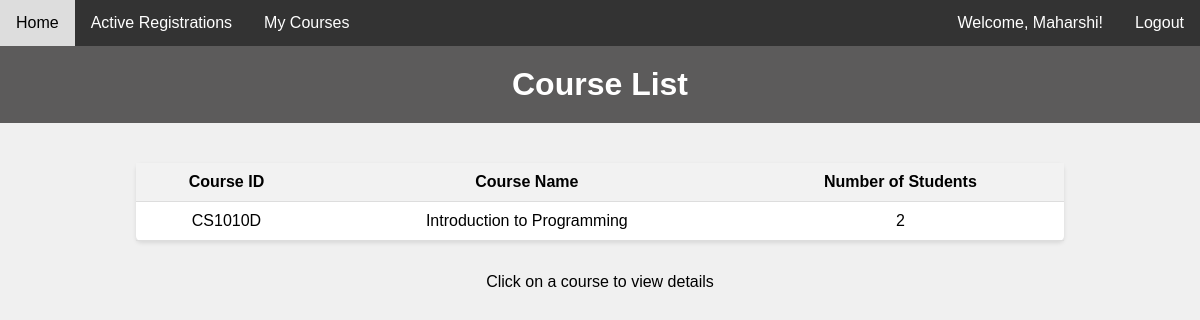
The page /faculty_course_list (signed in) on the database its author committed.
### tables this page shows
CREATE TABLE Course (
                        cid VARCHAR(7) PRIMARY KEY NOT NULL,
                        cname VARCHAR NOT NULL,
                        faculty VARCHAR(9),

                        FOREIGN KEY(faculty) REFERENCES Faculty(id)
                    );

### main.py (the view)
@app.route('/faculty_course_list')
def faculty_course_list():
    faculty_id = None
    if 'id' in session and session['user_type'] == 'faculty':
        faculty_id = session['id']
    else:
        return redirect(url_for('index'))
    faculty = Faculty()
    course_list = faculty.get_course_list(faculty_id)
    return render_template('faculty_course_list.html', courses = course_list)

### faculty_functionality.py (called while the page is built)
    def get_course_list(self, faculty_id):
        connection = sqlite3.connect('Server.db')
        cursor = connection.cursor()
        query = '''
            SELECT cid, cname, (SELECT COUNT(*) FROM Accepted a WHERE a.course_id = c.cid)
            FROM course c
            WHERE faculty = ?
        '''
        res = cursor.execute(query, (faculty_id, ))
        rows = res.fetchall()
        cursor.close()
        connection.close()
        return rows

### templates/faculty_course_list.html (shortened to what this page needs)
<!DOCTYPE html>
<html lang="en">
<head>
</head>
<body>
    {% include 'navbar.html' %}
    <header>
        <h1>Course List</h1>
    </header>
    <section class="course-section">
        <table class="course-table">
            <thead>
                <tr>
                    <th>Course ID</th>
                    <th>Course Name</th>
                    <th>Number of Students</th>
                </tr>
            </thead>
            <tbody>
                {% for course in courses %}
                    <tr onclick="location.href='course/{{ course[0] }}';">
                        <td>{{ course[0] }}</td>
                        <td>{{ course[1] }}</td>
                        <td>{{ course[2] }}</td>
                    </tr>
                {% endfor %}
            </tbody>
        </table>
        <p style="margin-top: 2em;">Click on a course to view details</p>
    </section>
</body>
</html>

### templates/faculty_course_list.html (style rules this page uses)
html, body, h1, h2, p, table { margin: 0; padding: 0; }
body { font-family: Arial, sans-serif; background-color: #f0f0f0; text-align: center; }
header { background-color: #5c5b5b; color: #fff; padding: 20px; }
.course-section { display: flex; flex-direction: column; align-items: center; margin: 20px; }
.course-table { width: 80%; border-collapse: collapse; margin-top: 20px; box-shadow: 0 2px 4px rgba(0, 0, 0, 0.1); background-color: #fff; border-radius: 5px; }
.course-table th, .course-table td { padding: 10px; text-align: center; border-bottom: 1px solid #ddd; }
.course-table th { background-color: #f2f2f2; font-weight: bold; }

### templates/navbar.html (style rules this page uses)
body { font-family: Arial, sans-serif; margin: 0; padding: 0; }

### rows shown on the page
Course: cid "CS1010D", cname "Introduction to Programming", course "2"

### other values the page prints
{{ session['username'] }} "Maharshi"
